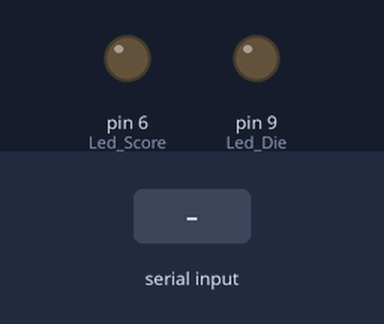
This sketch was run on a simulated Arduino Uno, built with avr-gcc and run on an emulated ATmega328P. Parts: output pins drawn as LEDs (lit = HIGH). Inputs (shaded band) come from the test bench.

Above: at 1.2 s.
1.3 s: "M" received over Serial
At 2.0 s:
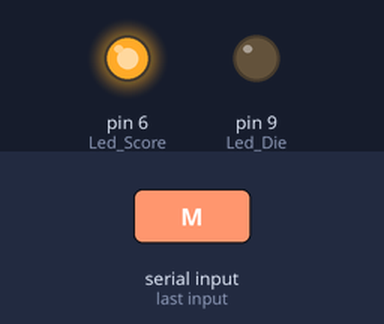
4.3 s: "N" received over Serial
At 5.0 s:
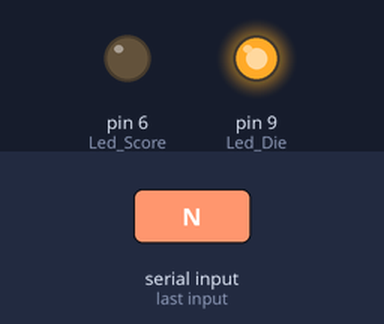
Timing chart, 0 to 7.3 s (numbered marks = the images above; inputs shaded):
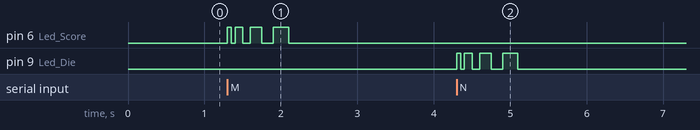

The sketch:

arduinocode.ino
```cpp
const uint8_t Led_Score = 6;
const uint8_t Led_Die = 9;

void setup()
{
  pinMode(Led_Score, OUTPUT);
  pinMode(Led_Die, OUTPUT);
  Serial.begin(9600);
}

void Score(int LedPin)
{
  for (int i = 1; i < 5; i++)
  {
    digitalWrite(LedPin, HIGH);
    delay((i * 100) / 2);
    digitalWrite(LedPin, LOW);
    delay((i * 100) / 2);
  }
}

void loop()
{
  if (Serial.available() > 0)
  {
    char data = Serial.read();
    if (data == 'M') {
      Score(Led_Score);
    }
    if (data == 'N') {
      Score(Led_Die);
    }
  }
}
```
